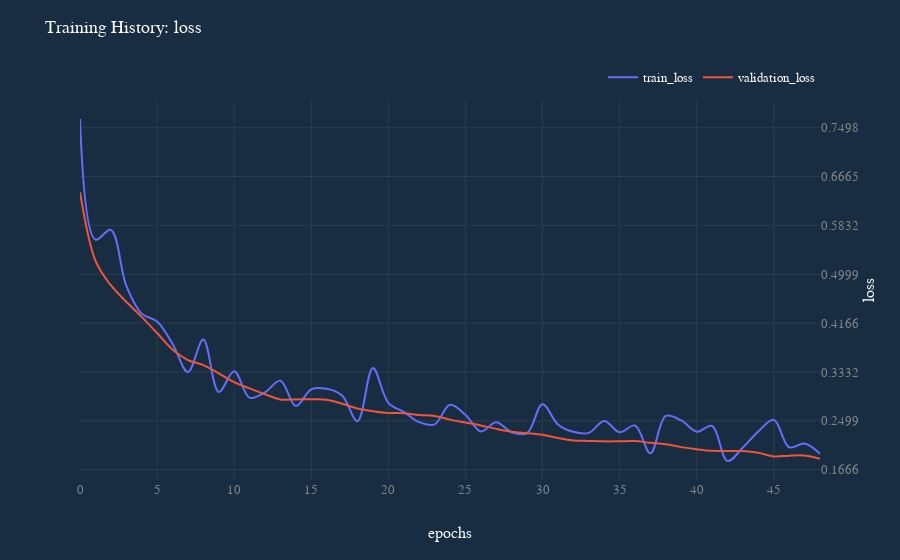
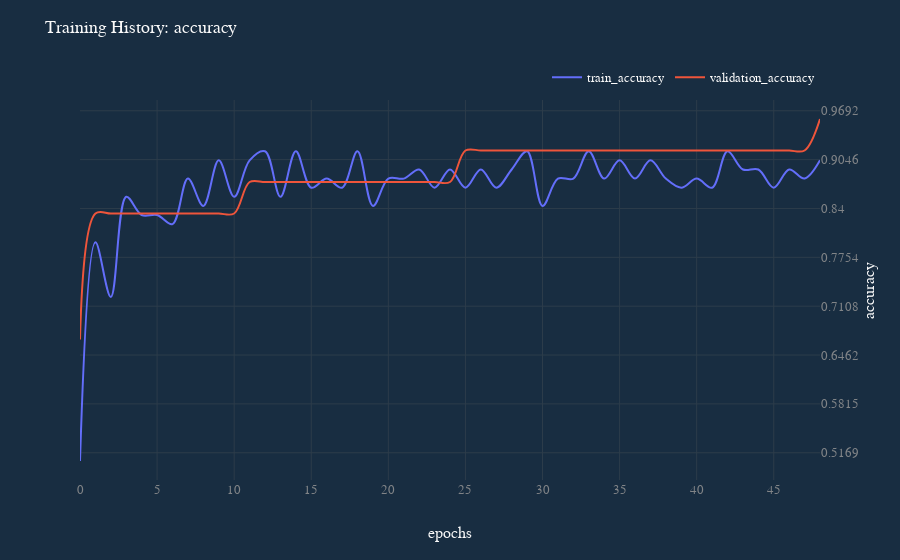

The notebook cell saved with these charts, in order:
### Code cell
predictor.plot_learning_curve(skip_head=False)

### Figure 1 — Plotly figure (JSON) as saved in the notebook; plotly's stock layout.template omitted (floating-point values rounded to 4 significant figures)
{"data": [{"hovertemplate": "variable=train_loss<br>index=%{x}<br>value=%{y}<extra></extra>", "legendgroup": "train_loss", "line": {"color": "#636efa", "dash": "solid", "shape": "spline"}, "marker": {"symbol": "circle"}, "mode": "lines", "name": "train_loss", "orientation": "v", "showlegend": true, "type": "scatter", "x": [0, 1, 2, 3, 4, 5, 6, 7, 8, 9, 10, 11, 12, 13, 14, 15, 16, 17, 18, 19, 20, 21, 22, 23, 24, 25, 26, 27, 28, 29, 30, 31, 32, 33, 34, 35, 36, 37, 38, 39, 40, 41, 42, 43, 44, 45, 46, 47, 48], "xaxis": "x", "y": [0.7646, 0.559, 0.5756, 0.4803, 0.4327, 0.4192, 0.3815, 0.3332, 0.3884, 0.2991, 0.3345, 0.2891, 0.2985, 0.3184, 0.2751, 0.3036, 0.3046, 0.2931, 0.2492, 0.34, 0.2806, 0.2651, 0.2477, 0.2438, 0.2773, 0.2604, 0.2318, 0.2477, 0.2305, 0.2291, 0.2782, 0.2437, 0.2312, 0.2294, 0.2497, 0.2304, 0.242, 0.1947, 0.2584, 0.2505, 0.2315, 0.2411, 0.1814, 0.2044, 0.2317, 0.2516, 0.2048, 0.2113, 0.1939], "yaxis": "y"}, {"hovertemplate": "variable=validation_loss<br>index=%{x}<br>value=%{y}<extra></extra>", "legendgroup": "validation_loss", "line": {"color": "#EF553B", "dash": "solid", "shape": "spline"}, "marker": {"symbol": "circle"}, "mode": "lines", "name": "validation_loss", "orientation": "v", "showlegend": true, "type": "scatter", "x": [0, 1, 2, 3, 4, 5, 6, 7, 8, 9, 10, 11, 12, 13, 14, 15, 16, 17, 18, 19, 20, 21, 22, 23, 24, 25, 26, 27, 28, 29, 30, 31, 32, 33, 34, 35, 36, 37, 38, 39, 40, 41, 42, 43, 44, 45, 46, 47, 48], "xaxis": "x", "y": [0.6398, 0.5232, 0.4811, 0.453, 0.4272, 0.3996, 0.3715, 0.3535, 0.345, 0.3309, 0.316, 0.3052, 0.2953, 0.2863, 0.2865, 0.2867, 0.286, 0.2791, 0.271, 0.2663, 0.2633, 0.2629, 0.2598, 0.2583, 0.252, 0.247, 0.242, 0.2362, 0.2315, 0.2289, 0.2261, 0.2206, 0.2165, 0.2157, 0.2149, 0.215, 0.2154, 0.2125, 0.2098, 0.2051, 0.2015, 0.1988, 0.1986, 0.1983, 0.1955, 0.1893, 0.1906, 0.1907, 0.1853], "yaxis": "y"}], "layout": {"autosize": true, "legend": {"orientation": "h", "title": {}, "tracegroupgap": 0, "x": 1, "xanchor": "right", "y": 1.02, "yanchor": "bottom"}, "title": {"text": "Training History: loss", "y": 1}, "xaxis": {"anchor": "y", "autorange": true, "domain": [0, 1], "gridcolor": "#2c3c4a", "range": [0, 48], "tickfont": {"color": "#818487"}, "title": {"text": "epochs"}, "type": "linear", "zeroline": false}, "yaxis": {"anchor": "x", "autorange": true, "domain": [0, 1], "dtick": 0.08331, "gridcolor": "#2c3c4a", "range": [0.149, 0.797], "side": "right", "tickfont": {"color": "#818487"}, "tickmode": "linear", "title": {"text": "loss"}, "type": "linear", "zeroline": false}}}

### Figure 2 — Plotly figure (JSON) as saved in the notebook; plotly's stock layout.template omitted (floating-point values rounded to 4 significant figures)
{"data": [{"hovertemplate": "variable=train_accuracy<br>index=%{x}<br>value=%{y}<extra></extra>", "legendgroup": "train_accuracy", "line": {"color": "#636efa", "dash": "solid", "shape": "spline"}, "marker": {"symbol": "circle"}, "mode": "lines", "name": "train_accuracy", "orientation": "v", "showlegend": true, "type": "scatter", "x": [0, 1, 2, 3, 4, 5, 6, 7, 8, 9, 10, 11, 12, 13, 14, 15, 16, 17, 18, 19, 20, 21, 22, 23, 24, 25, 26, 27, 28, 29, 30, 31, 32, 33, 34, 35, 36, 37, 38, 39, 40, 41, 42, 43, 44, 45, 46, 47, 48], "xaxis": "x", "y": [0.506, 0.7952, 0.7229, 0.8554, 0.8313, 0.8313, 0.8193, 0.8795, 0.8434, 0.9036, 0.8554, 0.9036, 0.9157, 0.8554, 0.9157, 0.8675, 0.8795, 0.8675, 0.9157, 0.8434, 0.8795, 0.8795, 0.8916, 0.8675, 0.8916, 0.8675, 0.8916, 0.8675, 0.8916, 0.9157, 0.8434, 0.8795, 0.8795, 0.9157, 0.8795, 0.9036, 0.8795, 0.9036, 0.8795, 0.8675, 0.8795, 0.8675, 0.9157, 0.8916, 0.8916, 0.8675, 0.8916, 0.8795, 0.9036], "yaxis": "y"}, {"hovertemplate": "variable=validation_accuracy<br>index=%{x}<br>value=%{y}<extra></extra>", "legendgroup": "validation_accuracy", "line": {"color": "#EF553B", "dash": "solid", "shape": "spline"}, "marker": {"symbol": "circle"}, "mode": "lines", "name": "validation_accuracy", "orientation": "v", "showlegend": true, "type": "scatter", "x": [0, 1, 2, 3, 4, 5, 6, 7, 8, 9, 10, 11, 12, 13, 14, 15, 16, 17, 18, 19, 20, 21, 22, 23, 24, 25, 26, 27, 28, 29, 30, 31, 32, 33, 34, 35, 36, 37, 38, 39, 40, 41, 42, 43, 44, 45, 46, 47, 48], "xaxis": "x", "y": [0.6667, 0.8333, 0.8333, 0.8333, 0.8333, 0.8333, 0.8333, 0.8333, 0.8333, 0.8333, 0.8333, 0.875, 0.875, 0.875, 0.875, 0.875, 0.875, 0.875, 0.875, 0.875, 0.875, 0.875, 0.875, 0.875, 0.875, 0.9167, 0.9167, 0.9167, 0.9167, 0.9167, 0.9167, 0.9167, 0.9167, 0.9167, 0.9167, 0.9167, 0.9167, 0.9167, 0.9167, 0.9167, 0.9167, 0.9167, 0.9167, 0.9167, 0.9167, 0.9167, 0.9167, 0.9167, 0.9583], "yaxis": "y"}], "layout": {"autosize": true, "legend": {"orientation": "h", "title": {}, "tracegroupgap": 0, "x": 1, "xanchor": "right", "y": 1.02, "yanchor": "bottom"}, "title": {"text": "Training History: accuracy", "y": 1}, "xaxis": {"anchor": "y", "autorange": true, "domain": [0, 1], "gridcolor": "#2c3c4a", "range": [0, 48], "tickfont": {"color": "#818487"}, "title": {"text": "epochs"}, "type": "linear", "zeroline": false}, "yaxis": {"anchor": "x", "autorange": true, "domain": [0, 1], "dtick": 0.06462, "gridcolor": "#2c3c4a", "range": [0.4809, 0.9835], "side": "right", "tickfont": {"color": "#818487"}, "tickmode": "linear", "title": {"text": "accuracy"}, "type": "linear", "zeroline": false}}}
